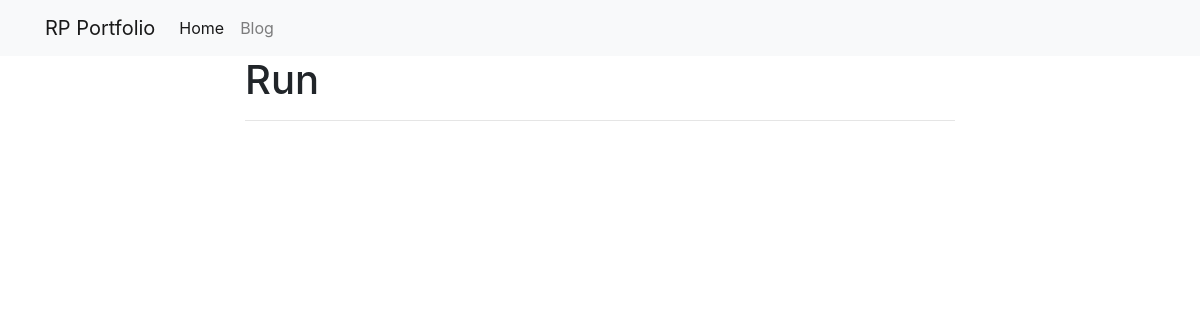
The app's page /blog/run/, older data.
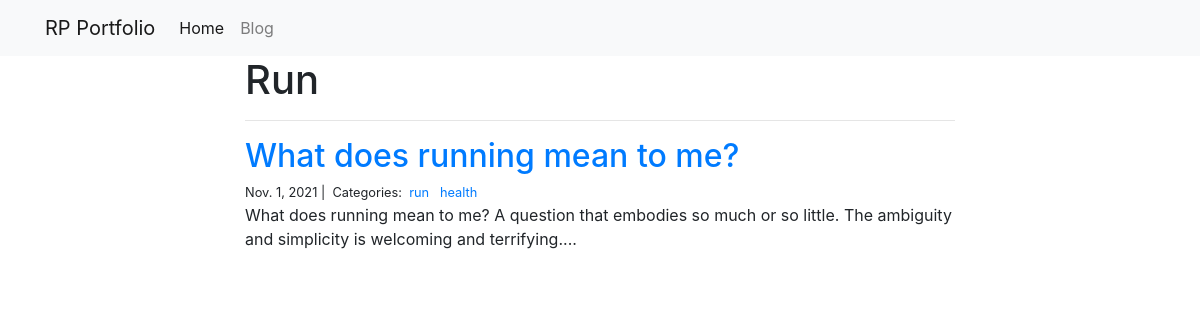
The same page, newer data.
### blog/models.py (models this page shows)
class Category(models.Model):
    name = models.CharField(max_length=20)

class Post(models.Model):
    title = models.CharField(max_length=255)
    body = models.TextField()
    created_on = models.DateTimeField(auto_now_add=True)
    last_modified = models.DateTimeField(auto_now=True)
    categories = models.ManyToManyField('Category', related_name='posts')

### blog/views.py (the view)
# urls.py: path("<category>/", views.blog_category, name="blog_category"),
def blog_category(request, category):
    posts = Post.objects.filter(categories__name__contains=category).order_by(
        "-created_on"
    )
    context = {"category": category, "posts": posts}
    return render(request, "blog_category.html", context)

### blog/templates/blog_category.html
{% extends "base.html" %}
{% block page_content %}
<div class="col-md-8 offset-md-2">
    <h1>{{ category | title }}</h1>
    <hr>
    {% for post in posts %}
        <h2><a href="{% url 'blog_detail' post.pk%}">{{ post.title }}</a></h2>
        <small>
            {{ post.created_on.date }} |&nbsp;
            Categories:&nbsp;
            {% for category in post.categories.all %}
            <a href="{% url 'blog_category' category.name %}">
                {{ category.name }}
            </a>&nbsp;
            {% endfor %}
        </small>
        <p>{{ post.body | slice:":400" }}...</p>
    {% endfor %}
</div>
{% endblock %}

### personal_blog/templates/base.html (shortened to what this page needs)
<link rel="stylesheet" href="https://stackpath.bootstrapcdn.com/bootstrap/4.1.3/css/bootstrap.min.css">
<nav class="navbar navbar-expand-lg navbar-light bg-light">
    <div class="container">
        <a class="navbar-brand" href="{% url 'project_index' %}">RP Portfolio</a>
        <div class="collapse navbar-collapse" id="navbarSupportedContent">
          <ul class="navbar-nav mr-auto">
            <li class="nav-item active">
              <a class="nav-link" href="{% url 'project_index' %}">Home</a>
            </li>
            <li class="nav-item">
              <a class="nav-link" href="{% url 'blog_index' %}">Blog</a>
            </li>
          </ul>
        </div>
    </div>
</nav>
<div class="container">
    {% block page_content %}{% endblock %}
</div>

Row changes from the older to the newer data that the page shows:
added Category: name "Run", name "run"
added Post: title "What does running mean to me?", created_on "Nov. 1, 2021", body "What does running mean to me? A question that embodies so much or so little. The ambiguity and simplicity is welcoming and terrifying."
added Category: name "health"
Text that changed along with them:
{{ category | title }}: "Run" → (not shown)
